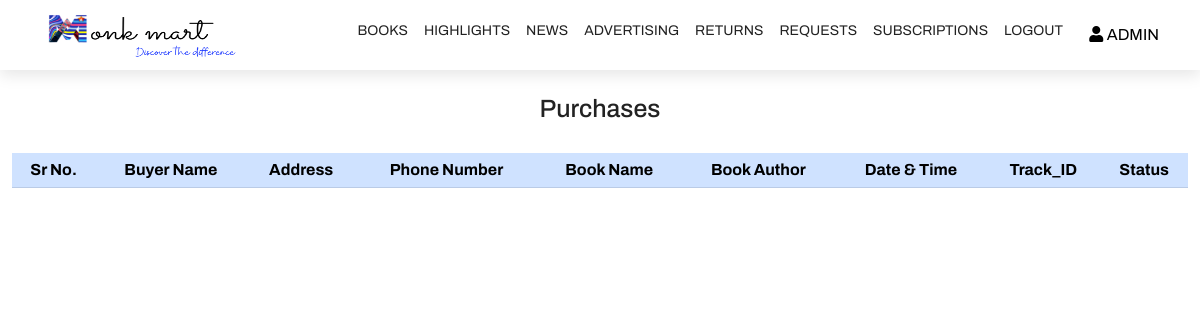
The app's page /admin-home.php (signed in), older data.
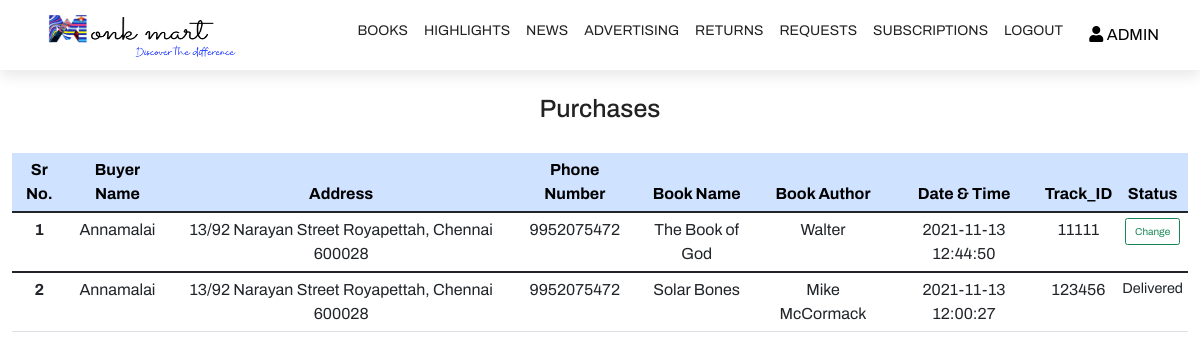
The same page, newer data.
### tables this page shows
CREATE TABLE `book_history` (
  `id` int(10) NOT NULL,
  `user_id` int(10) DEFAULT NULL,
  `user_name` varchar(50) NOT NULL,
  `address` varchar(100) NOT NULL,
  `phone` varchar(20) NOT NULL,
  `book_name` varchar(100) NOT NULL,
  `author` varchar(100) NOT NULL,
  `image` varchar(50) DEFAULT NULL,
  `price` int(10) NOT NULL,
  `quantity` int(10) NOT NULL,
  `date` timestamp NOT NULL DEFAULT current_timestamp(),
  `track_id` varchar(20) DEFAULT NULL,
  `link` varchar(100) DEFAULT NULL,
  `status` varchar(20) NOT NULL DEFAULT 'Ordered',
  `delivery_date` timestamp NULL DEFAULT NULL,
  `reason` varchar(500) DEFAULT NULL
);

### admin-home.php (the view, shortened to what the changed rows need)
<?php
include('config/login-check.php');
  $result = $conn->query($sql);?>
<!DOCTYPE html>
<html lang="en">
<head>
    <link rel="stylesheet" href="https://cdnjs.cloudflare.com/ajax/libs/font-awesome/5.15.3/css/all.min.css"
    />
    <link href="https://cdn.jsdelivr.net/npm/bootstrap@5.1.3/dist/css/bootstrap.min.css" rel="stylesheet">
    <link rel="stylesheet" href="https://cdnjs.cloudflare.com/ajax/libs/Glide.js/3.4.1/css/glide.core.css">
    <link rel="stylesheet" href="https://cdnjs.cloudflare.com/ajax/libs/Glide.js/3.4.1/css/glide.theme.min.css
">
    <link rel="stylesheet" href="https://unpkg.com/aos@next/dist/aos.css" />
    <link rel="stylesheet" href="styles.css" />
</head>
<body>
</body>
<br>
<h1 style="text-align:center">Purchases</h1>
<br>
<table class="table table-primary" style="width:98%;margin-left:1%">
  <thead>
    <tr>
      <th scope="col" style="text-align:center">Sr No.</th>
      <th scope="col" style="text-align:center">Buyer Name</th>
      <th scope="col" style="text-align:center">Address</th>
      <th scope="col" style="text-align:center">Phone Number</th>
      <th scope="col" style="text-align:center">Book Name</th>
      <th scope="col" style="text-align:center">Book Author</th>
      <th scope="col" style="text-align:center">Date & Time</th>
      <th scope="col" style="text-align:center">Track_ID</th>
      <th scope="col" style="text-align:center">Status</th>
    </tr>
  </thead>
  <tbody class="table table-hover">
    <?php
    $sql = "SELECT * FROM book_history ORDER BY date DESC, status DESC";
    $result = $conn->query($sql);
    if($result->num_rows>0){
      $r= 1;
      while($row=$result->fetch_assoc()){
    ?>
    <tr style="text-align:center">
      <th scope="row"><?php echo $r++; ?></th>
      <td><?php echo $row['user_name']; ?></td>
      <td><?php echo $row['address']; ?></td>
      <td><?php echo $row['phone']; ?></td>
      <td><?php echo $row['book_name']; ?></td>
      <td><?php echo $row['author']; ?></td>
      <td><?php echo $row['date']; ?></td>
      <?php if($row['track_id']!=NULL){ ?>
        <td><?php echo $row['track_id']; ?></td>
      <?php } else{ ?>
        <td><button onclick="myFunction2(<?php echo $row['id']; ?>)" data-bs-target="#exampleModal3" data-bs-toggle="modal" class="btn btn-outline-secondary" style="width:90%">ADD</button></td>
       <?php  }if($row['status']=='Ordered'){
         if($row['track_id']!=NULL){ ?>
      <td><button onclick="myFunction(<?php echo $row['id']; ?>)" data-bs-target="#exampleModal2" data-bs-toggle="modal" class="btn btn-outline-success" style="width:90%">Change</button></td>
        <?php }
          else{ ?>
            <td style="font-size:90%">Order Placed</td>
          <?php }
       }
        elseif($row['status']=='Delivered'){
          ?>
          <td style="font-size:90%">Delivered</td>
          <?php
        }
        elseif($row['status']=='aReturned'){
          ?>
          <td style="font-size:90%">Return requested</td>
          <?php
        }
        else{
          ?>
          <td style="font-size:90%">Returned</td>
          <?php
        }
        ?>
    </tr>
    <?php
      }
    }
    ?>
  </tbody>
</table>

Row changes from the older to the newer data that the page shows:
added book_history: user_name "Annamalai", address "13/92 Narayan Street Royapettah, Chennai 600028", phone "9952075472", book_name "The Book of God", author "Walter", date "2021-11-13 12:44:50", track "11111"
added book_history: user_name "Annamalai", address "13/92 Narayan Street Royapettah, Chennai 600028", phone "9952075472", book_name "Solar Bones", author "Mike McCormack", date "2021-11-13 12:00:27", track "123456", status "Delivered"
